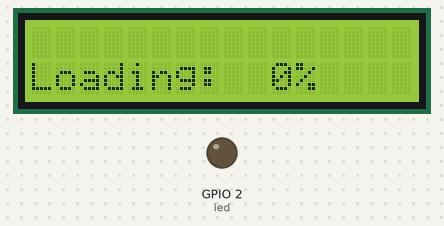
This program was run on a simulated ESP32 board running MicroPython. Parts: 16×2 character LCD, output pins drawn as LEDs (lit = HIGH). Pins used as bus, display or sensor lines are not drawn.

Above: at 0.5 s.
At 11.57 s:
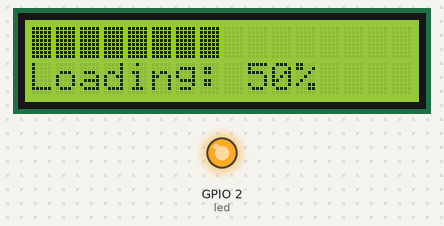
At 23.12 s:
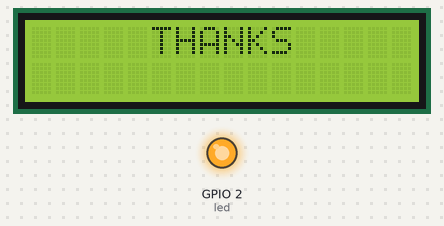
At 39.1 s:
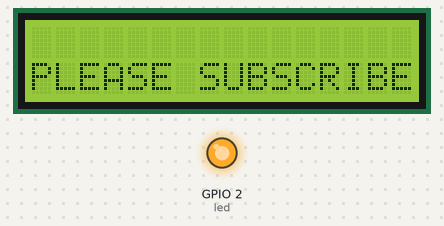
Timing chart, 0 to 40.0 s (numbered marks = the images above):
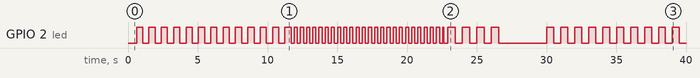

The program:

main2.py
```python
from machine import Pin
from time import sleep, ticks_ms

# --- LCD pin connections ---
# RS, E, D4, D5, D6, D7
rs = Pin(21, Pin.OUT)
en = Pin(22, Pin.OUT)
d4 = Pin(18, Pin.OUT)
d5 = Pin(19, Pin.OUT)
d6 = Pin(23, Pin.OUT)
d7 = Pin(5, Pin.OUT)

led = Pin(2, Pin.OUT)  # On-board LED

lcdWidth = 16
lcdHeight = 2

line1 = "THANKS"
line2 = "FOR WATCHING"

# Helper functions for LCD control
def pulse_enable():
    en.off()
    sleep(0.0005)
    en.on()
    sleep(0.0005)
    en.off()
    sleep(0.0005)

def send_nibble(data):
    d4.value((data >> 0) & 1)
    d5.value((data >> 1) & 1)
    d6.value((data >> 2) & 1)
    d7.value((data >> 3) & 1)
    pulse_enable()

def send_byte(data, rs_val):
    rs.value(rs_val)
    send_nibble(data >> 4)
    send_nibble(data & 0x0F)
    sleep(0.001)

def lcd_cmd(cmd):
    send_byte(cmd, 0)

def lcd_data(data):
    send_byte(data, 1)

def lcd_clear():
    lcd_cmd(0x01)
    sleep(0.002)

def lcd_set_cursor(col, row):
    row_offsets = [0x00, 0x40]
    lcd_cmd(0x80 | (col + row_offsets[row]))

def lcd_print(text):
    for ch in text:
        lcd_data(ord(ch))

def lcd_create_char(location, charmap):
    location &= 0x7
    lcd_cmd(0x40 | (location << 3))
    for line in charmap:
        lcd_data(line)

def lcd_init():
    sleep(0.02)
    send_nibble(0x03)
    sleep(0.005)
    send_nibble(0x03)
    sleep(0.0002)
    send_nibble(0x03)
    send_nibble(0x02)  # 4-bit mode
    lcd_cmd(0x28)  # 2 lines, 5x8 font
    lcd_cmd(0x0C)  # Display on, cursor off
    lcd_cmd(0x06)  # Entry mode
    lcd_clear()

# Define smiley face
def define_custom_chars():
    smiley = [
        0b00000,
        0b01010,
        0b01010,
        0b00000,
        0b00000,
        0b10001,
        0b01110,
        0b00000
    ]
    lcd_create_char(6, smiley)

def clear_line(line):
    lcd_set_cursor(0, line)
    lcd_print(" " * lcdWidth)
    lcd_set_cursor(0, line)

# Map function equivalent to Arduino's map()
def map_value(x, in_min, in_max, out_min, out_max):
    return int((x - in_min) * (out_max - out_min) / (in_max - in_min) + out_min)

# Boot animation
def boot_animation():
    total_steps = 100
    lcd_delay = 0.08
    led_state = 0
    last_blink = ticks_ms()

    clear_line(0)
    clear_line(1)

    for percent in range(total_steps + 1):
        chars_to_fill = (percent * lcdWidth) // 100

        # Progress bar
        lcd_set_cursor(0, 0)
        for i in range(lcdWidth):
            lcd_data(255 if i < chars_to_fill else ord(' '))

        # Loading text
        lcd_set_cursor(0, 1)
        lcd_print("Loading: ")
        if percent < 10:
            lcd_print(" ")
        lcd_print(str(percent) + "%   ")

        # LED blink faster as % increases
        blink_interval = map_value(percent, 0, total_steps, 400, 50)
        if ticks_ms() - last_blink >= blink_interval:
            led_state = not led_state
            led.value(led_state)
            last_blink = ticks_ms()

        sleep(lcd_delay)

    led.off()
    clear_line(0)
    clear_line(1)

# Typewriter "PLEASE SUBSCRIBE :)"
def typewriter_reveal_animation(duration_seconds=10):
    reveal_text = "PLEASE SUBSCRIBE "
    typing_delay = 0.15

    clear_line(0)
    clear_line(1)
    lcd_set_cursor(0, 1)

    for i, ch in enumerate(reveal_text):
        lcd_print(ch)
        sleep(typing_delay)

    lcd_data(6)  # smiley

    start_time = ticks_ms()
    while ticks_ms() - start_time < duration_seconds * 1000:
        led.on()
        sleep(0.5)
        led.off()
        sleep(0.5)

    led.off()
    clear_line(0)
    clear_line(1)

# --- Main ---
lcd_init()
define_custom_chars()
lcd_clear()

def main():
    boot_animation()
    lcd_clear()

    start_col1 = (lcdWidth - len(line1)) // 2
    start_col2 = (lcdWidth - (len(line2) + 2)) // 2

    for _ in range(4):
        clear_line(1)
        lcd_set_cursor(start_col1, 0)
        lcd_print(line1)
        led.on()
        sleep(0.4)

        clear_line(0)
        lcd_set_cursor(start_col2, 1)
        lcd_print(line2)
        lcd_print(" ")
        lcd_data(6)
        led.off()
        sleep(0.4)

    # Final state
    clear_line(0)
    lcd_set_cursor(start_col1, 0)
    lcd_print(line1)

    clear_line(1)
    lcd_set_cursor(start_col2, 1)
    lcd_print(line2)
    lcd_print(" ")
    lcd_data(6)

    typewriter_reveal_animation(10)

# Run main loop forever
while True:
    main()
```

Measured:
- by itself, GPIO 2 (led): LOW → HIGH at 0.61 s, → LOW 0.44 s later, → HIGH 0.44 s later, → LOW 0.44 s later, … (104 changes in this stretch)
- what the display in image 2 shows lasts 0.4 s, from 22.9 s to 23.3 s
